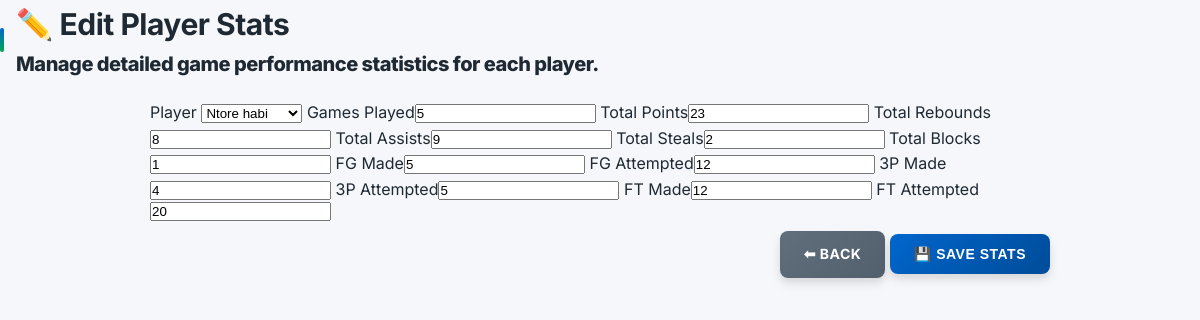
The page /admin/stats-form.php?id=1 (signed in) on the database its author committed.
### tables this page shows
CREATE TABLE `player_stats` (
  `id` int(11) NOT NULL,
  `player_id` int(11) NOT NULL,
  `games_played` int(11) DEFAULT 0,
  `total_points` int(11) DEFAULT 0,
  `total_rebounds` int(11) DEFAULT 0,
  `total_assists` int(11) DEFAULT 0,
  `total_steals` int(11) DEFAULT 0,
  `total_blocks` int(11) DEFAULT 0,
  `fg_made` int(11) DEFAULT 0,
  `fg_attempted` int(11) DEFAULT 0,
  `three_made` int(11) DEFAULT 0,
  `three_attempted` int(11) DEFAULT 0,
  `ft_made` int(11) DEFAULT 0,
  `ft_attempted` int(11) DEFAULT 0,
  `created_at` timestamp NOT NULL DEFAULT current_timestamp(),
  `updated_at` timestamp NOT NULL DEFAULT current_timestamp() ON UPDATE current_timestamp()
);

CREATE TABLE IF NOT EXISTS players(
  id INT AUTO_INCREMENT PRIMARY KEY,
  team_id INT,
  name VARCHAR(100),
  position VARCHAR(50),
  height VARCHAR(10),
  nationality VARCHAR(50),
  jersey_number INT,
  photo VARCHAR(255),
  FOREIGN KEY(team_id) REFERENCES teams(id) ON DELETE SET NULL
);

### includes/config.php (called while the page is built, shortened)
<?php
function sanitize(string $value): string {
    return htmlspecialchars(trim($value), ENT_QUOTES, 'UTF-8');
}
?>

### admin/stats-form.php (the view, shortened to what this page needs)
<?php
  require_once __DIR__ . '/../includes/config.php';
$id = isset($_GET['id']) && ctype_digit($_GET['id']) ? (int)$_GET['id'] : 0;
$editing = $id > 0;
$players = $mysqli->query("SELECT id, name FROM players ORDER BY name ASC");
if ($editing) {
  $stmt = $mysqli->prepare("SELECT * FROM player_stats WHERE id=? LIMIT 1");
  $stmt->bind_param('i', $id);
  $stmt->execute();
  $stat = $stmt->get_result()->fetch_assoc();
}
?>
<head>
<link rel="stylesheet" href="../css/admin.css">
</head>
<section class="section-title">
  <h2><?php echo $editing ? '✏️ Edit Player Stats' : '➕ Add Player Stats'; ?></h2>
  <p class="muted">Manage detailed game performance statistics for each player.</p>
</section>
<div class="card" style="max-width:900px;margin:auto;">
  <div class="card-body">
    <form method="post" class="grid col-2" style="gap:16px;">
      <label>
        <span>Player</span>
        <select name="player_id" required>
          <?php while($p = $players->fetch_assoc()): ?>
            <option value="<?php echo $p['id']; ?>" <?php if($p['id'] == $stat['player_id']) echo 'selected'; ?>>
              <?php echo sanitize($p['name']); ?>
            </option>
          <?php endwhile; ?>
        </select>
      </label>
      <label><span>Games Played</span><input type="number" name="games_played" value="<?php echo $stat['games_played']; ?>"></label>
      <label><span>Total Points</span><input type="number" name="total_points" value="<?php echo $stat['total_points']; ?>"></label>
      <label><span>Total Rebounds</span><input type="number" name="total_rebounds" value="<?php echo $stat['total_rebounds']; ?>"></label>
      <label><span>Total Assists</span><input type="number" name="total_assists" value="<?php echo $stat['total_assists']; ?>"></label>
      <label><span>Total Steals</span><input type="number" name="total_steals" value="<?php echo $stat['total_steals']; ?>"></label>
      <label><span>Total Blocks</span><input type="number" name="total_blocks" value="<?php echo $stat['total_blocks']; ?>"></label>
      <label><span>FG Made</span><input type="number" name="fg_made" value="<?php echo $stat['fg_made']; ?>"></label>
      <label><span>FG Attempted</span><input type="number" name="fg_attempted" value="<?php echo $stat['fg_attempted']; ?>"></label>
      <label><span>3P Made</span><input type="number" name="three_made" value="<?php echo $stat['three_made']; ?>"></label>
      <label><span>3P Attempted</span><input type="number" name="three_attempted" value="<?php echo $stat['three_attempted']; ?>"></label>
      <label><span>FT Made</span><input type="number" name="ft_made" value="<?php echo $stat['ft_made']; ?>"></label>
      <label><span>FT Attempted</span><input type="number" name="ft_attempted" value="<?php echo $stat['ft_attempted']; ?>"></label>
      <div style="grid-column:1/-1;text-align:right;margin-top:10px;">
        <a href="stats-list.php" class="btn btn-secondary">⬅ Back</a>
        <button class="btn btn-primary" type="submit">💾 Save Stats</button>
      </div>
    </form>
  </div>
</div>

### assets/css/admin.css (style rules this page uses)
* { box-sizing: border-box; margin: 0; padding: 0; }
.btn { display: inline-flex; align-items: center; gap: 10px; padding: 12px 24px; background: linear-gradient(135deg, var(--primary) 0%, var(--primary-dark) 100%); color: #fff; border: none; border-radius: var(--radius-md); text-decoration: none; font-weight: 700; font-size: 14px; cursor: pointer; transition: var(--transition-slow); text-transform: uppercase; letter-spacing: 0.5px; box-shadow: var(--shadow-md); position: relative; overflow: hidden; }
.btn::before { content: ''; position: absolute; top: 0; left: -100%; width: 100%; height: 100%; background: linear-gradient(90deg, transparent, rgba(255, 255, 255, 0.2), transparent); transition: left 0.5s; }
.btn-primary { background: linear-gradient(135deg, var(--primary) 0%, var(--primary-dark) 100%); }
.btn-secondary { background: linear-gradient(135deg, var(--gray-600) 0%, var(--gray-700) 100%); }
.section-title { font-size: 20px; font-weight: 800; color: var(--gray-900); margin-bottom: 20px; letter-spacing: -0.5px; position: relative; padding-left: 16px; }
.section-title::before { content: ''; position: absolute; left: 0; top: 50%; transform: translateY(-50%); width: 4px; height: 24px; background: linear-gradient(180deg, var(--primary) 0%, var(--secondary) 100%); border-radius: 2px; }

### rows shown on the page
player_stats: player_id "Ntore habi", games_played "5", total_points "23", total_rebounds "8", total_assists "9", total_steals "2", total_blocks "1", fg_made "5", fg_attempted "12", three_made "4", three_attempted "5", ft_made "12", ft_attempted "20"
